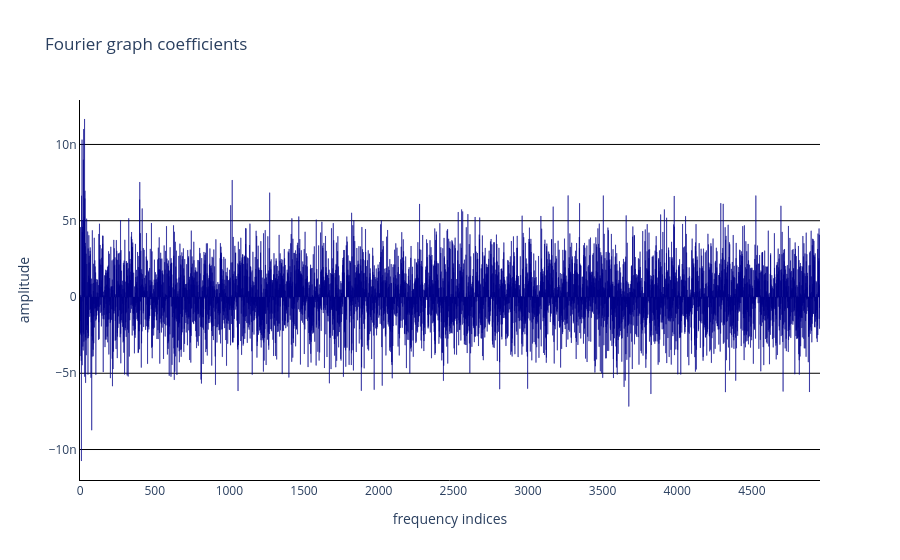

The code cell stored with this chart in its notebook:
### Markdown cell above
#### 🌟 Visualize background spectrum

### Code cell
spectrum = data["cst"] @ activity.data
mm.viz.plot_spectrum(spectrum[:, int(spectrum.shape[1]/2)])

### Figure 1 — Plotly figure (JSON) as saved in the notebook; plotly's stock layout.template omitted (floating-point values rounded to 4 significant figures; data arrays with more than 128 entries replaced by an {"elided": "..."} marker saying what was removed)
{"data": [{"marker": {"color": "darkblue", "line": {"color": "darkblue"}}, "type": "bar", "y": {"elided": "4957 float values"}}], "layout": {"plot_bgcolor": "white", "showlegend": false, "title": {"text": "Fourier graph coefficients"}, "xaxis": {"linecolor": "black", "title": {"text": "frequency indices"}}, "yaxis": {"gridcolor": "black", "linecolor": "black", "title": {"text": "amplitude"}}}}
